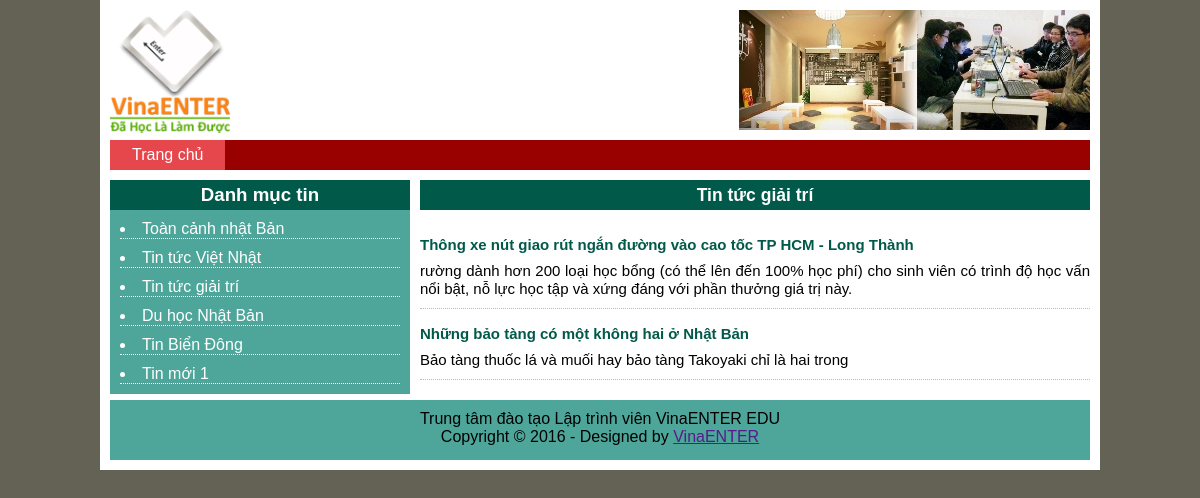
The app's page /cat.php?cid=3 with its own data.
### tables this page shows
CREATE TABLE `danhmuctin` (
  `ID_DanhMucTin` int(255) NOT NULL,
  `TenDanhMucTin` varchar(120) NOT NULL
);

CREATE TABLE `tintuc` (
  `ID_TinTuc` int(255) NOT NULL,
  `TenTinTuc` varchar(120) NOT NULL,
  `MoTa` text NOT NULL,
  `HinhAnh` varchar(120) NOT NULL,
  `ChiTiet` text,
  `NgayDang` timestamp NULL DEFAULT NULL,
  `ID_DanhMucTin` int(255) NOT NULL
);

### inc/left_bar.php (the view)
<?php
	$query = "SELECT * FROM danhmuctin";
	$result = $mysqli->query($query);
?>
<h3>Danh mục tin</h3>
<ul>
	<?php
		while ($arDanhMucTin = mysqli_fetch_assoc($result)) {
			$idDanhMucTin = $arDanhMucTin['ID_DanhMucTin'];
			$tenDanhMucTin = $arDanhMucTin['TenDanhMucTin'];
	?>
			<li><a href="cat.php?cid=<?php echo $idDanhMucTin; ?>" title=""><?php echo $tenDanhMucTin; ?></a></li>
	<?php
		}
	?>
</ul>

### inc/cat.php (shortened to what this page needs)
<?php
	$id_danhmuctin = $_GET['cid'];
	$queryTTByID = "SELECT * FROM tintuc WHERE ID_DanhMucTin = {$id_danhmuctin} ORDER BY ID_TinTuc DESC";
	$result = $mysqli->query($queryTTByID);
	$sql = "SELECT * FROM danhmuctin WHERE ID_DanhMucTin = {$id_danhmuctin}";
	$resul1 = $mysqli->query($sql);
	$arTenDanhMuc = mysqli_fetch_assoc($resul1);
	$tenDanhMucTin = $arTenDanhMuc['TenDanhMucTin'];
?>
<h3><?php echo $tenDanhMucTin; ?></h3>
<div class="main-content items-new">
	<ul>
	<?php
		while ($arTTByID = mysqli_fetch_assoc($result)) {
			$tenTinTuc = $arTTByID['TenTinTuc'];
			$mota = $arTTByID['MoTa'];
			$idTinTuc = $arTTByID['ID_TinTuc'];
	?>
		<li>
			<h2>
				<a href="detail.php?id=<?php echo $idTinTuc; ?>" title=""><?php echo $tenTinTuc;?></a>
			</h2>
			<div class="item">
				<p><?php echo $mota; ?></p>
			</div>
		</li>
		<?php
			}
		?>
	</ul>
</div>

### style.css (style rules this page uses)
* { margin: 0; padding: 0; }
body { background: none repeat scroll 0 0 #646255; font-family: arial; }
ul { list-style: none outside none; }
#content h3 { background: none repeat scroll 0 0 #005949; color: #FFFFFF; height: 30px; line-height: 30px; text-align: center; }
#content .content-left ul { margin: 10px; }
#content .content-left ul li { border-bottom: 1px dotted #FFFFFF; color: #FFFFFF; list-style: disc inside none; margin: 10px 0; }
#content .content-left ul li a { color: #FFFFFF; font-size: 16px; text-decoration: none; }
.main-content { margin-top: 10px; }
.items-new ul { list-style: none outside none; }
.items-new ul li { border-bottom: 1px dotted #BBBBBB; padding: 10px 0; }
.items-new ul li h2 { margin-bottom: 6px; }
.items-new ul li h2 a { color: #005949; font-size: 15px; text-decoration: none; }
.items-new ul li .item p { line-height: 18px; }

### records on screen
danhmuctin: TenDanhMucTin "Toàn cảnh nhật Bản"
danhmuctin: TenDanhMucTin "Tin tức Việt Nhật"
danhmuctin: TenDanhMucTin "Tin tức giải trí"
danhmuctin: TenDanhMucTin "Du học Nhật Bản"
danhmuctin: TenDanhMucTin "Tin Biển Đông"
danhmuctin: TenDanhMucTin "Tin mới 1"
tintuc: TenTinTuc "Thông xe nút giao rút ngắn đường vào cao tốc TP HCM - Long Thành", MoTa "rường dành hơn 200 loại học bổng (có thể lên đến 100% học phí) cho sinh viên có trình độ học vấn nổi bật, nỗ lực học tập và xứng đáng với phần thưởng giá trị này."
tintuc: TenTinTuc "Những bảo tàng có một không hai ở Nhật Bản", MoTa "Bảo tàng thuốc lá và muối hay bảo tàng Takoyaki chỉ là hai trong"
